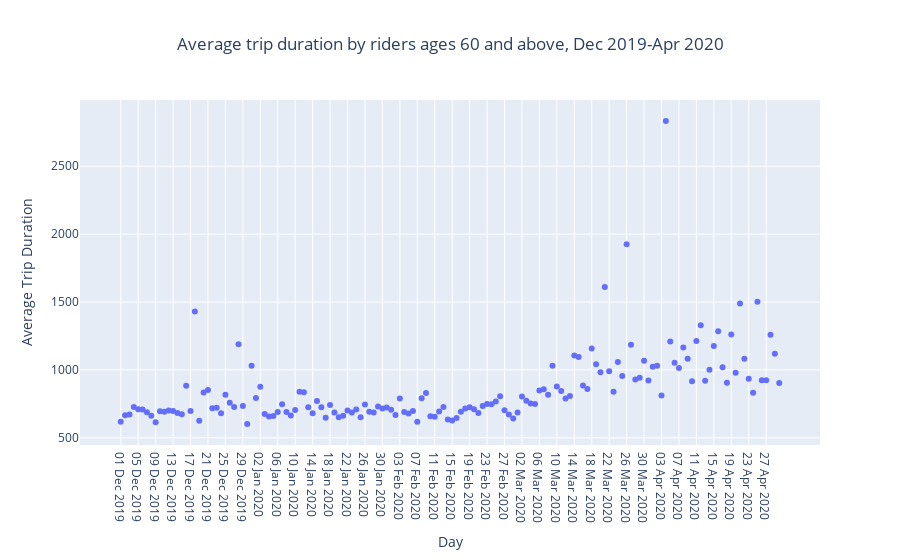

The notebook cell saved with this chart:
### Code cell
fig = px.scatter(q4_4,x='day',y='avg_duration',
                title='Average trip duration by riders ages 60 and above, Dec 2019-Apr 2020')
fig.update_layout(showlegend=False,
                  xaxis_title="Day",
                 yaxis_title="Average Trip Duration",
                 title_x=0.5)
fig.show()

### Figure 1 — Plotly figure (JSON) as saved in the notebook; plotly's stock layout.template omitted (floating-point values rounded to 4 significant figures; data arrays with more than 128 entries replaced by an {"elided": "..."} marker saying what was removed)
{"data": [{"hovertemplate": "day=%{x}<br>avg_duration=%{y}<extra></extra>", "legendgroup": "", "marker": {"color": "#636efa", "symbol": "circle"}, "mode": "markers", "name": "", "orientation": "v", "showlegend": false, "type": "scatter", "x": {"elided": "152 str values"}, "xaxis": "x", "y": {"elided": "152 float values"}, "yaxis": "y"}], "layout": {"legend": {"tracegroupgap": 0}, "showlegend": false, "title": {"text": "Average trip duration by riders ages 60 and above, Dec 2019-Apr 2020", "x": 0.5}, "xaxis": {"anchor": "y", "domain": [0, 1], "title": {"text": "Day"}}, "yaxis": {"anchor": "x", "domain": [0, 1], "title": {"text": "Average Trip Duration"}}}}
